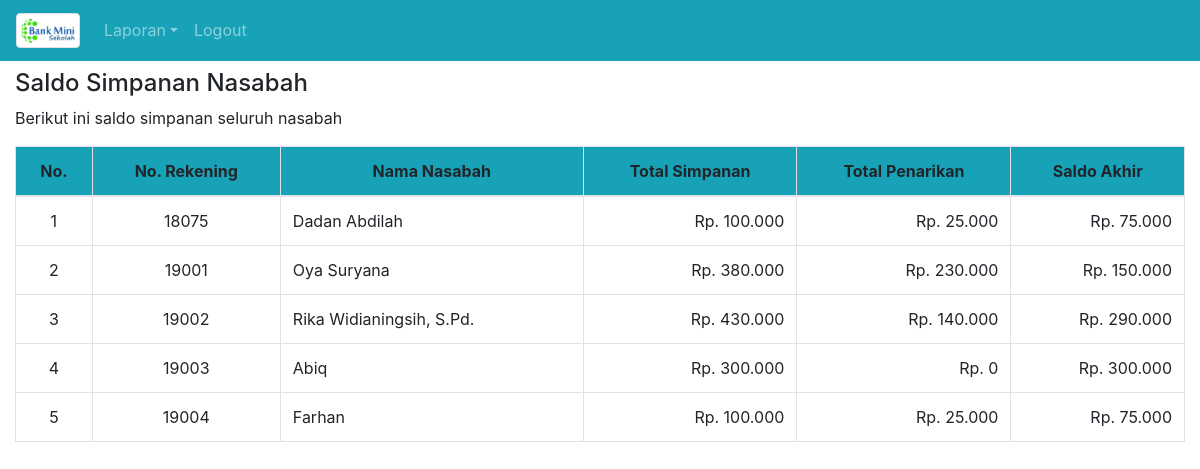
Page /index.php?modul=SimpananSaldo (signed in) on the earlier database version.
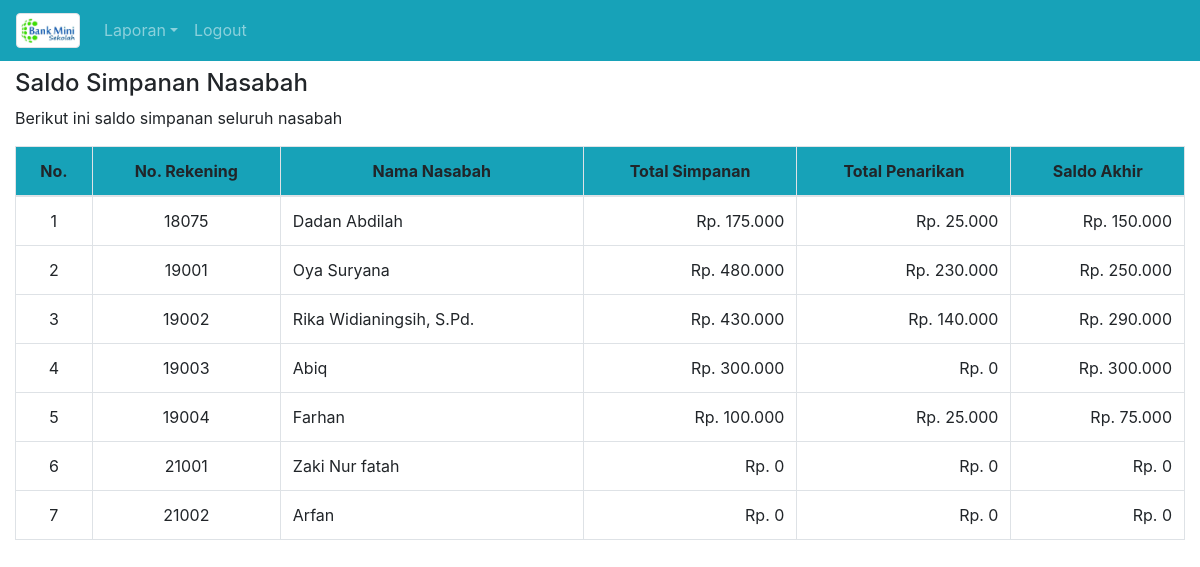
Same page on the later database version.
### tables this page shows
CREATE TABLE `dataNasabah` (
  `NoRekening` char(5) NOT NULL,
  `NamaNasabah` varchar(150) NOT NULL,
  `JenisKelamin` enum('L','P') NOT NULL,
  `TempatLahir` varchar(150) NOT NULL,
  `TanggalLahir` date NOT NULL,
  `NoHandphone` varchar(20) NOT NULL,
  `AlamatNasabah` mediumtext NOT NULL,
  `tglDaftar` datetime NOT NULL DEFAULT CURRENT_TIMESTAMP
);

### fungsi.php (called while the page is built)
<?php
function HitungTotalSimpanan($NoRekening){
	$sqlTotalSimpanan=mysqli_query($GLOBALS['koneksi'],"SELECT SUM(Jumlah) as JmlSimpanan FROM dataSimpanan WHERE NoRekening='$NoRekening' AND MutasiSimpanan='Simpan'");
	$TotalSimpanan=mysqli_fetch_array($sqlTotalSimpanan,MYSQLI_ASSOC);
	return 'Rp. '.number_format($TotalSimpanan['JmlSimpanan'],0,',','.');
}
function HitungTotalPenarikan($NoRekening){
	$sqlTotalPenarikan=mysqli_query($GLOBALS['koneksi'],"SELECT SUM(Jumlah) as JmlPenarikan FROM dataSimpanan WHERE NoRekening='$NoRekening' AND MutasiSimpanan='Tarik'");
	$TotalPenarikan=mysqli_fetch_array($sqlTotalPenarikan,MYSQLI_ASSOC);
	return 'Rp. '.number_format($TotalPenarikan['JmlPenarikan'],0,',','.');
}
function HitungSaldoRekening($NoRekening){
	$sqlSaldoAkhir=mysqli_query($GLOBALS['koneksi'],"SELECT NoRekening,MutasiSimpanan,sum(Jumlah) as jml FROM `dataSimpanan` WHERE NoRekening='$NoRekening' GROUP BY NoRekening,MutasiSimpanan");
	$saldo=null;
	while($SaldoAkhir=mysqli_fetch_array($sqlSaldoAkhir,MYSQLI_ASSOC)){
		 if($saldo==null){
			$saldo=	$SaldoAkhir['jml'];
			} else{
			$saldo=$saldo-$SaldoAkhir['jml'];
		 }
	}
	return 'Rp. '.number_format($saldo,0,',','.');
}
?>

### SimpananSaldo.php (the view, shortened to what this page needs)
<?php
$sql_DataNasabah=mysqli_query($koneksi,"SELECT * FROM dataNasabah");
?>
<h4>Saldo Simpanan Nasabah</h4>
<p>Berikut ini saldo simpanan seluruh nasabah</p>
<table class="table table-bordered table-hovered">
	<thead class="bg-info text-center">
		<tr>
			<th>No.</th>
			<th>No. Rekening</th>
			<th>Nama Nasabah</th>
			<th>Total Simpanan</th>
			<th>Total Penarikan</th>
			<th>Saldo Akhir</th>
		</tr>
	</thead>
	<tbody>
		<?php
		$noUrut=null;
		while($DataNasabah=mysqli_fetch_array($sql_DataNasabah,MYSQLI_ASSOC)){
		$noUrut++;
		echo '<tr>
				<td align="center">'.$noUrut.'</td>
				<td align="center">'.$DataNasabah['NoRekening'].'</td>
				<td>'.$DataNasabah['NamaNasabah'].'</td>
				<td align="right">'.HitungTotalSimpanan($DataNasabah['NoRekening']).'</td>
				<td align="right">'.HitungTotalPenarikan($DataNasabah['NoRekening']).'</td>
				<td align="right">'.HitungSaldoRekening($DataNasabah['NoRekening']).'</td>
		</tr>';
		}
		?>
	</tbody>
</table>

Differences in the rows shown:
changed datanasabah "Dadan Abdilah": NoRekening "Rp. 100.000" → "Rp. 175.000"; NoRekening "Rp. 75.000" → "Rp. 150.000"
changed datanasabah "Oya Suryana": NoRekening "Rp. 380.000" → "Rp. 480.000"; NoRekening "Rp. 150.000" → "Rp. 250.000"
added datanasabah: NoRekening "21001", NamaNasabah "Zaki Nur fatah", NoRekening "Rp. 0"
added datanasabah: NoRekening "21002", NamaNasabah "Arfan", NoRekening "Rp. 0"
